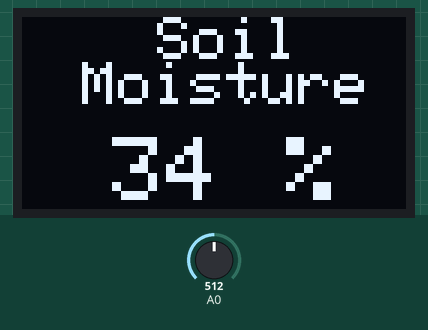
Simulated run of this sketch. Board: Arduino Uno, built with avr-gcc and run on an emulated ATmega328P. Parts: 128×64 one-colour display. Inputs (shaded band) come from the test bench; at power-on: A0 = 512. What the sketch prints to the serial monitor is not drawn.

Above: at 1.2 s.
1.3 s: A0 set to 524
At 2.3 s:
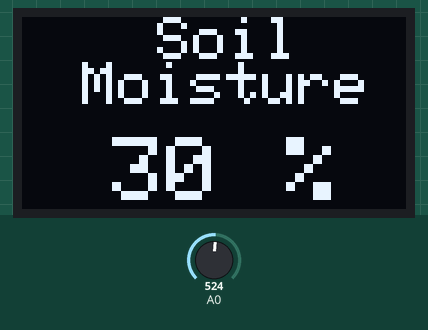
2.9 s: A0 set to 608
At 3.8 s:
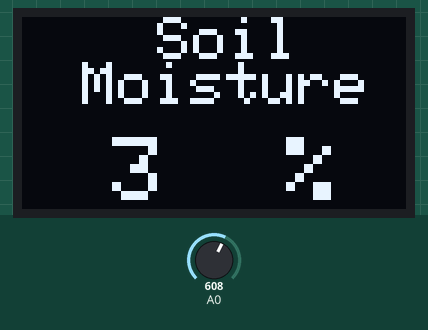
4.6 s: A0 set to 628
At 5.2 s:
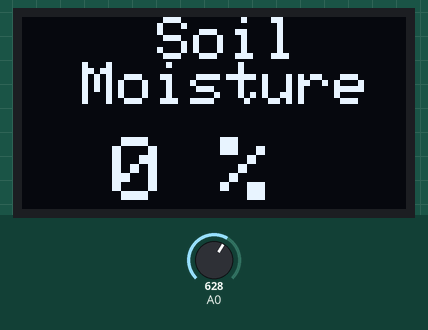
Timing chart, 0 to 7.6 s (numbered marks = the images above; inputs shaded):
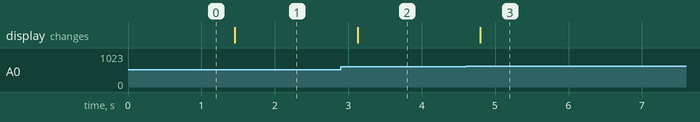

Measured:
- the behaviour switches between 514 and 515 on A0 (found by bisection; images 0 and 1)
- after the input at 1.3 s, the display: changes after 0.15 s (image 1)
- after the input at 2.9 s, the display: changes after 0.23 s (image 2)
- after the input at 4.6 s, the display: changes after 0.20 s (image 3)

The sketch:

OledSensor.ino
```cpp
#include <Wire.h>
#include <Adafruit_GFX.h>
#include <Adafruit_SSD1306.h>

#define OLED_RESET 4
Adafruit_SSD1306 display(OLED_RESET);

const int AirValue = 620;
const int WaterValue = 310;
int soilMoistureValue = 0;
int soilmoisturepercent=0;
void setup() {
  Serial.begin(9600); // open serial port, set the baud rate to 9600 bps
  display.begin(SSD1306_SWITCHCAPVCC, 0x3C); //initialize with the I2C addr 0x3C (128x64)
  display.clearDisplay();
}
void loop() {
soilMoistureValue = analogRead(A0);
Serial.println(soilMoistureValue);
soilmoisturepercent = map(soilMoistureValue, AirValue, WaterValue, 0, 100);
if(soilmoisturepercent >= 100)
{
  Serial.println("100 %");

  display.setCursor(45,0);
  display.setTextSize(2);
  display.setTextColor(WHITE);
  display.println("Soil");
  display.setCursor(20,15);
  display.setTextSize(2);
  display.setTextColor(WHITE);
  display.println("Moisture");

  display.setCursor(30,40);
  display.setTextSize(3);
  display.setTextColor(WHITE);
  display.println("100 %");
  display.display();

  delay(250);
  display.clearDisplay();
}
else if(soilmoisturepercent <=0)
{
  Serial.println("0 %");

  display.setCursor(45,0);
  display.setTextSize(2);
  display.setTextColor(WHITE);
  display.println("Soil");
  display.setCursor(20,15);
  display.setTextSize(2);
  display.setTextColor(WHITE);
  display.println("Moisture");

  display.setCursor(30,40);
  display.setTextSize(3);
  display.setTextColor(WHITE);
  display.println("0 %");
  display.display();

  delay(250);
  display.clearDisplay();
}
else if(soilmoisturepercent >0 && soilmoisturepercent < 100)
{
  Serial.print(soilmoisturepercent);
  Serial.println("%");

  display.setCursor(45,0);
  display.setTextSize(2);
  display.setTextColor(WHITE);
  display.println("Soil");
  display.setCursor(20,15);
  display.setTextSize(2);
  display.setTextColor(WHITE);
  display.println("Moisture");

  display.setCursor(30,40);
  display.setTextSize(3);
  display.setTextColor(WHITE);
  display.println(soilmoisturepercent);
  display.setCursor(70,40);
  display.setTextSize(3);
  display.println(" %");
  display.display();

  delay(250);
  display.clearDisplay();
}
}
```
